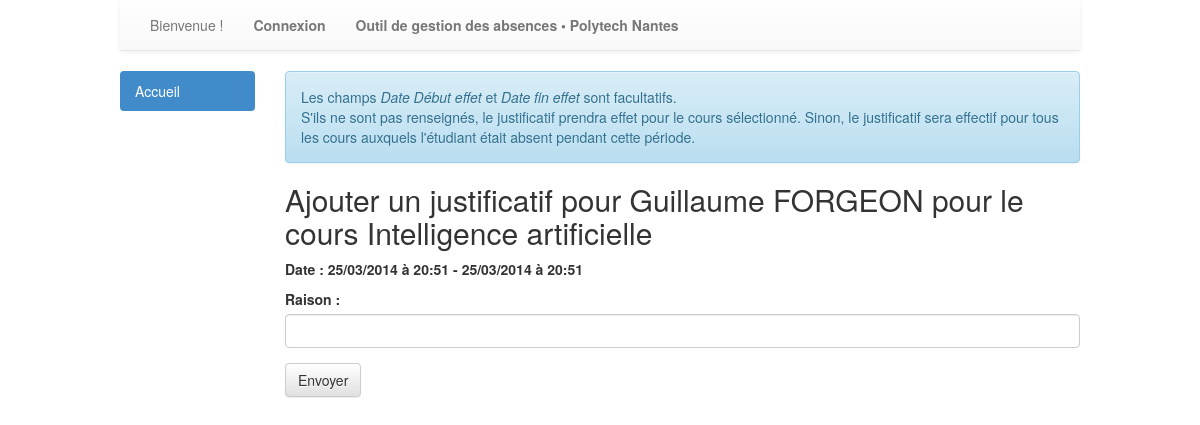
The page /absences/justificatif/ajouter/1/ on the database its author committed.
### absences/models.py (models this page shows, shortened)
class Absence (models.Model):
	etudiant = models.ForeignKey(Etudiant)
	cours = models.ForeignKey(Cours)
	justifie = models.BooleanField(default=False)
	justificatif = models.ForeignKey(Justificatif, null=True,blank=True)

class Utilisateur(models.Model):
	user = models.OneToOneField(User)

class Cours (models.Model):
	dateDebut = models.DateTimeField(auto_now = True, auto_now_add = False)
	dateFin = models.DateTimeField(auto_now = True, auto_now_add = False)
	saisieEffectuee = models.BooleanField(default = False)
	matiere = models.ForeignKey(Matiere)
	donne_a = models.ManyToManyField(Groupe, related_name='donne_a')
	donne_par = models.ManyToManyField(Enseignant, related_name = 'donne_par')

class Matiere (models.Model):
	intitule = models.CharField(max_length = 200)

### absences/views.py (the view)
# urls.py: url(r'^justificatif/ajouter/(?P<absence_id>\d+)/$', views.ajouterJustificatif, name="ajouteJustificatif"),
def ajouterJustificatif(request, absence_id):
	absence = get_object_or_404(Absence, pk=absence_id)
	cours = absence.cours
	error = False
	if request.method == 'POST':
		form = JustificatifForm(request.POST)
		if form.is_valid():
			raison = form.cleaned_data['raison']
			justificatif = Justificatif(genre=raison, dateDebut=cours.dateDebut, dateFin=cours.dateFin, user = absence.etudiant)
			justificatif.save()
			absence.justifie = True
			absence.justificatif = justificatif
			absence.save()
			messages.success(request, 'Le justification a bien été ajouté.')
			return redirect('absences:consultationCours', cours_id=cours.id)
	else:
		form = JustificatifForm()
	return render(request, 'absences/ajouterJustificatif.html',{'absence':absence, 'form':form})

### absences/forms.py
class JustificatifForm(forms.Form):
	raison = forms.CharField(label='Raison', max_length = 100)

### absences/context_processor.py (called while the page is built, shortened)
def nbAbsencesNonJustifiees (request):
	try:
		etudiant = Etudiant.objects.get(user=request.user.id)
		nb = Absence.objects.filter(etudiant_id = etudiant.id, justifie = False).count()
	except:
		nb = 0
	return {'nbAbsencesNonJustifiees':nb}

def determinerGroupe(request):
	groupeUtilisateur = {}
	groupeUtilisateur['etudiant'] = None
	groupeUtilisateur['secretaire'] = None
	groupeUtilisateur['enseignant'] = None
	try:
		groupes = request.user.groups.all()
	except:
		groupeUtilisateur['etudiant'] = None
		groupeUtilisateur['secretaire'] = None
		groupeUtilisateur['enseignant'] = None
	return {'groupeUtilisateur':groupeUtilisateur}

### absences/templatetags/addcss.py (called while the page is built)
@register.filter(name='addcss')
def addcss(field, css):
	return field.as_widget(attrs={"class":css})

### absences/templates/absences/ajouterJustificatif.html (shortened to what this page needs)
{% extends 'general.html' %}
{% block content %}
{% load addcss %}
<div class="alert alert-info">
	<p>Les champs <em>Date Début effet</em> et <em>Date fin effet</em> sont facultatifs. <br />
	S'ils ne sont pas renseignés, le justificatif prendra effet pour le cours sélectionné. Sinon, le justificatif sera effectif pour tous les cours auxquels l'étudiant était absent pendant cette période.
	</p>
</div>
<h2>Ajouter un justificatif pour {{absence.etudiant.user.first_name}} {{absence.etudiant.user.last_name}} pour le cours {{absence.cours.matiere.intitule}}</h2>
<p><strong>Date : {{absence.cours.dateDebut|date:"d/m/Y"}} à {{absence.cours.dateDebut|time:"H:i"}} - {{absence.cours.dateFin|date:"d/m/Y"}} à {{absence.cours.dateFin|time:"H:i"}}</strong></p>
<form method="post" action="" role="form">
	{% for field in form %}
		<div class="form-group">
			{{field.label_tag}} {{field|addcss:"form-control"}}
		</div>
	{% endfor %}
	<button type="submit" class="btn btn-default">Envoyer</button>
</form>
{% endblock %}

### rows shown on the page
Absence: etudiant.user.first_name "Guillaume", etudiant.user.last_name "FORGEON", cours.matiere.intitule "Intelligence artificielle", cours.dateDebut "25/03/2014", cours.dateDebut "20:51", cours.dateFin "25/03/2014", cours.dateFin "20:51"

### other values the page prints
{{ field.label_tag }} "Raison :"
